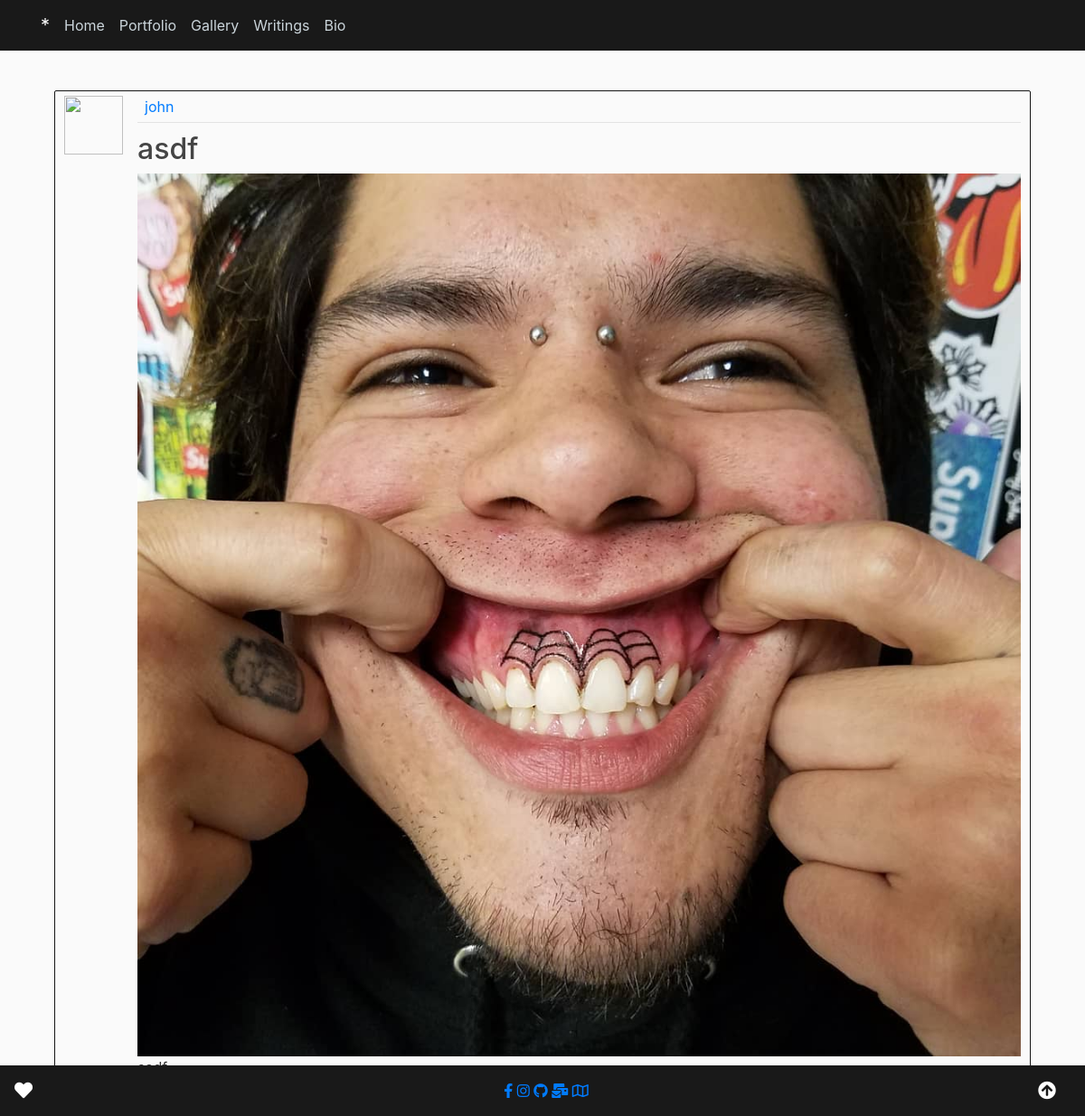
/gallery/gallery_post/3/, run on the app's committed database.
### gallery/models.py (models this page shows, shortened)
class GalleryPost(models.Model):
    title = models.CharField(max_length=100, blank=True)
    body = models.TextField(blank=True)
    image = models.ImageField(default="default.jpg", upload_to='gallery_pics')
    price = models.CharField(max_length=40, blank=True)
    date_posted = models.DateTimeField(default=timezone.now)
    last_modified = models.DateTimeField(auto_now=True)
    author = models.ForeignKey(User, on_delete=models.CASCADE)

### gallery/views.py (the view)
# urls.py: path('gallery_post/<int:pk>/', PostDetailView.as_view(), name='gallery-post-detail'),
class PostDetailView(DetailView):
    model = GalleryPost

### gallery/templates/gallery/gallerypost_detail.html (shortened to what this page needs)
{% extends "main/base.html" %}
{% block content %}
    <article class="media blog-content-section">
      <img class="rounded-cirlce article-img" src="{{ object.author.profile.image.url }}" alt="">
      <div class="media-body">
        <div class="article-metadata">
          <a class="mr-2 ml-2" href="#">{{ object.author }}</a>
        </div>
        <h2 class="article-title">{{ object.title }}</h2>
        <img src="{{ object.image.url }}" class="img-fluid" alt="">
        <p class="article-content">{{ object.body }}</p>
      </div>
    </article>
{% endblock content %}

### main/static/main/main.css (style rules this page uses)
body { background: #fafafa; color: #333333; margin-top: 5rem; }
h1, h2, h3, h4, h5, h6 { color: #444444; }
.blog-content-section { padding: 5px 10px; border: 1px solid #161616; border-radius: 2px; margin-top: 20px; margin-bottom: 20px; }
.article-title { color: #444444; }
.article-content { white-space: pre-line; }
.article-img { height: 65px; width: 65px; margin-right: 16px; }
.article-metadata { padding-bottom: 5px; margin-bottom: 10px; border-bottom: 1px solid #e3e3e3 }

### data on the page
GalleryPost: author "john", title "asdf", image (picture)
